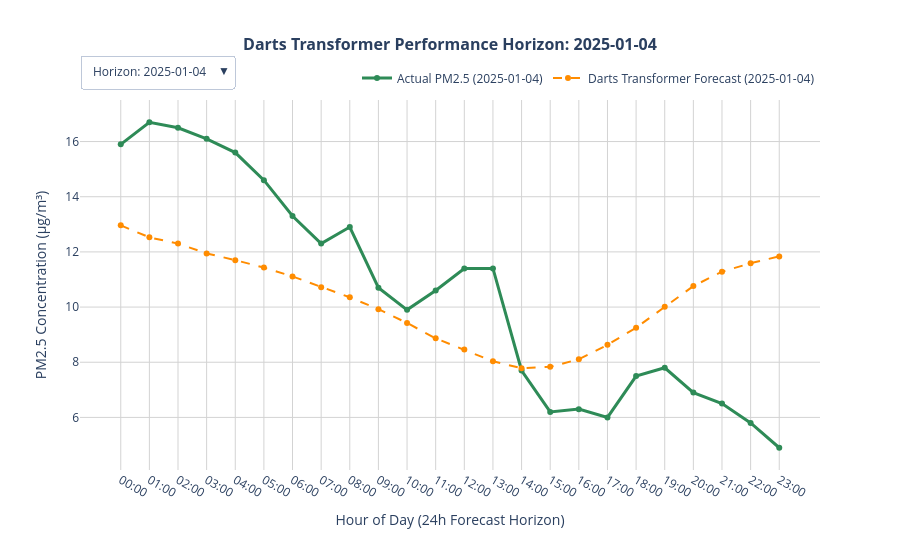

Notebook source saved alongside this figure:
### Code cell
plt.plot(loss_tracker.train_losses, label='Training Loss')
plt.plot(loss_tracker.val_losses, label='Validation Loss')
plt.title('Training and Validation Loss')
plt.xlabel('Epochs')
plt.ylabel('Loss')
plt.legend(loc='best')
plt.show()
from sklearn.metrics import mean_absolute_error, mean_squared_error, r2_score as sklearn_r2

print("Generating rolling predictions (1-hour stride)...")
scaled_forecasts = final_model.historical_forecasts(
    series=val_target_scaled,
    past_covariates=val_cov_scaled,
    start=INPUT_WINDOW,
    forecast_horizon=OUTPUT_WINDOW,
    stride=1,
    retrain=False,
    last_points_only=False
)

true_forecasts = [target_scaler.inverse_transform(f) for f in scaled_forecasts]
true_targets = [val_target.slice_intersect(f) for f in true_forecasts]

all_pred_values = np.concatenate([f.univariate_values() for f in true_forecasts])
all_true_values = np.concatenate([t.univariate_values() for t in true_targets])

# --- 4. Global Metrics Calculation ---
global_mae = mean_absolute_error(all_true_values, all_pred_values)
global_rmse = np.sqrt(mean_squared_error(all_true_values, all_pred_values))
global_r2 = sklearn_r2(all_true_values, all_pred_values)

baseline_mean = np.mean(all_true_values)
mae_percentage = (global_mae / baseline_mean)
rmse_percentage = (global_rmse / baseline_mean)

print(f"Global R² Score     : {global_r2:.4f}")
print(f"Global MAE          : {global_mae:.4f} μg/m³")
print(f"Global RMSE         : {global_rmse:.4f} μg/m³")
print(f"MAE% (Normalized)   : {mae_percentage:.2f}")
print(f"RMSE% (Normalized)  : {rmse_percentage:.2f}")

import plotly.graph_objects as go

sample_indices = [0, 50, 100, 150, 200, 250, 300, 350, 400, 450, 500, 550, 600]
num_samples = len(sample_indices)

fig_darts = go.Figure()
buttons_darts = []

for idx, sample_idx in enumerate(sample_indices):
    # FIXED: Extract the single TimeSeries chunk directly from the list instead of sub-slicing
    target_chunk = true_targets[sample_idx]
    forecast_chunk = true_forecasts[sample_idx]
    
    # Extract univariate numpy arrays out of the single TimeSeries object
    true_actual_darts = target_chunk.univariate_values()
    true_pred_darts = forecast_chunk.univariate_values()
    
    # Extract the timestamps from the chunk
    window_timestamps_darts = target_chunk.time_index
    time_labels_darts = [str(t).split()[1][:5] for t in window_timestamps_darts]
    date_str_darts = str(window_timestamps_darts[0]).split()[0]
    
    fig_darts.add_trace(go.Scatter(
        x=time_labels_darts, y=true_actual_darts, mode='lines+markers',
        name=f'Actual PM2.5 ({date_str_darts})', line=dict(color='seagreen', width=3),
        visible=(idx == 0)
    ))
    fig_darts.add_trace(go.Scatter(
        x=time_labels_darts, y=true_pred_darts, mode='lines+markers',
        name=f'Darts Transformer Forecast ({date_str_darts})', line=dict(color='darkorange', width=2, dash='dash'),
        visible=(idx == 0)
    ))
    
    visibility_mask_darts = [False] * (num_samples * 2)
    visibility_mask_darts[idx * 2] = True
    visibility_mask_darts[idx * 2 + 1] = True
    
    buttons_darts.append(dict(
        label=f"Horizon: {date_str_darts}", method="update",
        args=[{"visible": visibility_mask_darts}, {"title": f"<b>Darts Transformer Performance Horizon: {date_str_darts}</b>"}]
    ))

# FIXED: Extract the date string safely from the first time series element in the list
initial_date_darts = str(true_targets[0].time_index[0]).split()[0]

fig_darts.update_layout(
    title=dict(text=f'<b>Darts Transformer Performance Horizon: {initial_date_darts}</b>', x=0.5, font=dict(size=16)),
    updatemenus=[dict(buttons=buttons_darts, direction="down", pad={"r": 10, "t": 10}, showactive=True, x=0.0, xanchor="left", y=1.15, yanchor="top")],
    xaxis=dict(title='Hour of Day (24h Forecast Horizon)', showgrid=True, gridcolor='lightgray'),
    yaxis=dict(title='PM2.5 Concentration (μg/m³)', showgrid=True, gridcolor='lightgray'),
    template='plotly_white', hovermode='x unified', height=550, width=900,
    legend=dict(orientation="h", yanchor="bottom", y=1.02, xanchor="right", x=1)
)

fig_darts.show()

### Figure 1 — Plotly figure (JSON) as saved in the notebook; plotly's stock layout.template omitted (floating-point values rounded to 4 significant figures)
{"data": [{"line": {"color": "seagreen", "width": 3}, "mode": "lines+markers", "name": "Actual PM2.5 (2025-01-04)", "type": "scatter", "visible": true, "x": ["00:00", "01:00", "02:00", "03:00", "04:00", "05:00", "06:00", "07:00", "08:00", "09:00", "10:00", "11:00", "12:00", "13:00", "14:00", "15:00", "16:00", "17:00", "18:00", "19:00", "20:00", "21:00", "22:00", "23:00"], "y": [15.9, 16.7, 16.5, 16.1, 15.6, 14.6, 13.3, 12.3, 12.9, 10.7, 9.9, 10.6, 11.4, 11.4, 7.7, 6.2, 6.3, 6.0, 7.5, 7.8, 6.9, 6.5, 5.8, 4.9]}, {"line": {"color": "darkorange", "dash": "dash", "width": 2}, "mode": "lines+markers", "name": "Darts Transformer Forecast (2025-01-04)", "type": "scatter", "visible": true, "x": ["00:00", "01:00", "02:00", "03:00", "04:00", "05:00", "06:00", "07:00", "08:00", "09:00", "10:00", "11:00", "12:00", "13:00", "14:00", "15:00", "16:00", "17:00", "18:00", "19:00", "20:00", "21:00", "22:00", "23:00"], "y": [12.96, 12.53, 12.3, 11.94, 11.7, 11.43, 11.11, 10.72, 10.35, 9.923, 9.424, 8.865, 8.458, 8.032, 7.782, 7.835, 8.106, 8.631, 9.252, 10.01, 10.76, 11.28, 11.59, 11.84]}, {"line": {"color": "seagreen", "width": 3}, "mode": "lines+markers", "name": "Actual PM2.5 (2025-01-06)", "type": "scatter", "visible": false, "x": ["02:00", "03:00", "04:00", "05:00", "06:00", "07:00", "08:00", "09:00", "10:00", "11:00", "12:00", "13:00", "14:00", "15:00", "16:00", "17:00", "18:00", "19:00", "20:00", "21:00", "22:00", "23:00", "00:00", "01:00"], "y": [3.1, 2.8, 1.7, 1.2, 1.1, 1.1, 1.1, 1.3, 1.6, 1.8, 1.8, 2.3, 2.3, 2.1, 2.1, 2.2, 2.9, 3.4, 3.5, 3.3, 3.0, 2.7, 2.4, 2.3]}, {"line": {"color": "darkorange", "dash": "dash", "width": 2}, "mode": "lines+markers", "name": "Darts Transformer Forecast (2025-01-06)", "type": "scatter", "visible": false, "x": ["02:00", "03:00", "04:00", "05:00", "06:00", "07:00", "08:00", "09:00", "10:00", "11:00", "12:00", "13:00", "14:00", "15:00", "16:00", "17:00", "18:00", "19:00", "20:00", "21:00", "22:00", "23:00", "00:00", "01:00"], "y": [2.942, 2.923, 3.007, 3.374, 3.662, 3.881, 3.958, 4.042, 4.008, 3.854, 3.745, 3.702, 3.81, 3.882, 4.076, 4.412, 4.815, 5.258, 5.618, 5.86, 5.975, 5.975, 5.911, 5.834]}, {"line": {"color": "seagreen", "width": 3}, "mode": "lines+markers", "name": "Actual PM2.5 (2025-01-08)", "type": "scatter", "visible": false, "x": ["04:00", "05:00", "06:00", "07:00", "08:00", "09:00", "10:00", "11:00", "12:00", "13:00", "14:00", "15:00", "16:00", "17:00", "18:00", "19:00", "20:00", "21:00", "22:00", "23:00", "00:00", "01:00", "02:00", "03:00"], "y": [6.0, 6.3, 6.2, 6.9, 8.5, 10.0, 9.9, 9.3, 7.7, 6.8, 6.8, 7.1, 8.1, 9.5, 11.0, 12.6, 13.3, 12.9, 13.6, 13.8, 13.5, 12.8, 14.0, 14.5]}, {"line": {"color": "darkorange", "dash": "dash", "width": 2}, "mode": "lines+markers", "name": "Darts Transformer Forecast (2025-01-08)", "type": "scatter", "visible": false, "x": ["04:00", "05:00", "06:00", "07:00", "08:00", "09:00", "10:00", "11:00", "12:00", "13:00", "14:00", "15:00", "16:00", "17:00", "18:00", "19:00", "20:00", "21:00", "22:00", "23:00", "00:00", "01:00", "02:00", "03:00"], "y": [5.074, 5.033, 5.142, 5.315, 5.377, 5.293, 5.031, 4.694, 4.382, 4.078, 3.915, 3.917, 4.193, 4.455, 4.808, 5.201, 5.54, 5.815, 5.922, 5.955, 5.887, 5.786, 5.693, 5.698]}, {"line": {"color": "seagreen", "width": 3}, "mode": "lines+markers", "name": "Actual PM2.5 (2025-01-10)", "type": "scatter", "visible": false, "x": ["06:00", "07:00", "08:00", "09:00", "10:00", "11:00", "12:00", "13:00", "14:00", "15:00", "16:00", "17:00", "18:00", "19:00", "20:00", "21:00", "22:00", "23:00", "00:00", "01:00", "02:00", "03:00", "04:00", "05:00"], "y": [12.1, 11.3, 10.4, 10.9, 11.2, 11.1, 11.3, 12.0, 12.3, 12.0, 11.5, 12.3, 14.2, 15.3, 19.2, 21.7, 22.1, 23.7, 22.8, 21.3, 21.5, 19.8, 18.8, 18.3]}, {"line": {"color": "darkorange", "dash": "dash", "width": 2}, "mode": "lines+markers", "name": "Darts Transformer Forecast (2025-01-10)", "type": "scatter", "visible": false, "x": ["06:00", "07:00", "08:00", "09:00", "10:00", "11:00", "12:00", "13:00", "14:00", "15:00", "16:00", "17:00", "18:00", "19:00", "20:00", "21:00", "22:00", "23:00", "00:00", "01:00", "02:00", "03:00", "04:00", "05:00"], "y": [12.23, 11.55, 11.16, 10.59, 10.06, 9.452, 8.866, 8.343, 8.103, 8.139, 8.454, 8.97, 9.917, 10.86, 11.76, 12.58, 13.18, 13.56, 13.72, 13.7, 13.54, 13.18, 12.8, 12.49]}, {"line": {"color": "seagreen", "width": 3}, "mode": "lines+markers", "name": "Actual PM2.5 (2025-01-12)", "type": "scatter", "visible": false, "x": ["08:00", "09:00", "10:00", "11:00", "12:00", "13:00", "14:00", "15:00", "16:00", "17:00", "18:00", "19:00", "20:00", "21:00", "22:00", "23:00", "00:00", "01:00", "02:00", "03:00", "04:00", "05:00", "06:00", "07:00"], "y": [16.1, 15.0, 13.3, 10.2, 9.1, 8.7, 7.6, 6.8, 6.9, 7.3, 7.8, 7.9, 8.3, 8.5, 8.1, 7.3, 6.7, 5.9, 6.0, 5.8, 5.8, 6.1, 6.3, 6.0]}, {"line": {"color": "darkorange", "dash": "dash", "width": 2}, "mode": "lines+markers", "name": "Darts Transformer Forecast (2025-01-12)", "type": "scatter", "visible": false, "x": ["08:00", "09:00", "10:00", "11:00", "12:00", "13:00", "14:00", "15:00", "16:00", "17:00", "18:00", "19:00", "20:00", "21:00", "22:00", "23:00", "00:00", "01:00", "02:00", "03:00", "04:00", "05:00", "06:00", "07:00"], "y": [15.85, 14.91, 14.29, 13.56, 12.98, 12.55, 12.34, 12.34, 12.65, 13.24, 13.99, 14.69, 15.55, 16.21, 16.6, 16.89, 16.88, 16.76, 16.62, 16.4, 16.11, 15.74, 15.26, 14.87]}, {"line": {"color": "seagreen", "width": 3}, "mode": "lines+markers", "name": "Actual PM2.5 (2025-01-14)", "type": "scatter", "visible": false, "x": ["10:00", "11:00", "12:00", "13:00", "14:00", "15:00", "16:00", "17:00", "18:00", "19:00", "20:00", "21:00", "22:00", "23:00", "00:00", "01:00", "02:00", "03:00", "04:00", "05:00", "06:00", "07:00", "08:00", "09:00"], "y": [9.8, 9.3, 8.2, 7.6, 7.3, 6.9, 7.6, 8.8, 9.9, 11.1, 12.1, 12.4, 12.0, 11.2, 10.3, 9.4, 9.3, 7.5, 7.2, 7.0, 6.9, 7.3, 7.9, 8.2]}, {"line": {"color": "darkorange", "dash": "dash", "width": 2}, "mode": "lines+markers", "name": "Darts Transformer Forecast (2025-01-14)", "type": "scatter", "visible": false, "x": ["10:00", "11:00", "12:00", "13:00", "14:00", "15:00", "16:00", "17:00", "18:00", "19:00", "20:00", "21:00", "22:00", "23:00", "00:00", "01:00", "02:00", "03:00", "04:00", "05:00", "06:00", "07:00", "08:00", "09:00"], "y": [8.617, 8.094, 7.826, 7.649, 7.604, 7.71, 7.954, 8.334, 8.849, 9.354, 9.881, 10.22, 10.53, 10.54, 10.4, 10.23, 9.985, 9.781, 9.648, 9.594, 9.536, 9.45, 9.227, 9.096]}, {"line": {"color": "seagreen", "width": 3}, "mode": "lines+markers", "name": "Actual PM2.5 (2025-01-16)", "type": "scatter", "visible": false, "x": ["12:00", "13:00", "14:00", "15:00", "16:00", "17:00", "18:00", "19:00", "20:00", "21:00", "22:00", "23:00", "00:00", "01:00", "02:00", "03:00", "04:00", "05:00", "06:00", "07:00", "08:00", "09:00", "10:00", "11:00"], "y": [16.4, 16.4, 15.0, 12.7, 11.9, 12.4, 13.7, 15.9, 16.8, 15.5, 13.8, 17.2, 14.2, 12.7, 11.1, 10.9, 10.1, 10.4, 10.2, 11.0, 11.5, 11.4, 10.8, 10.0]}, {"line": {"color": "darkorange", "dash": "dash", "width": 2}, "mode": "lines+markers", "name": "Darts Transformer Forecast (2025-01-16)", "type": "scatter", "visible": false, "x": ["12:00", "13:00", "14:00", "15:00", "16:00", "17:00", "18:00", "19:00", "20:00", "21:00", "22:00", "23:00", "00:00", "01:00", "02:00", "03:00", "04:00", "05:00", "06:00", "07:00", "08:00", "09:00", "10:00", "11:00"], "y": [14.89, 14.15, 14.06, 13.95, 14.22, 14.7, 15.32, 15.88, 16.58, 17.3, 17.79, 18.0, 18.16, 18.06, 17.8, 17.53, 17.15, 16.79, 16.37, 16.06, 15.69, 15.19, 14.5, 14.04]}, {"line": {"color": "seagreen", "width": 3}, "mode": "lines+markers", "name": "Actual PM2.5 (2025-01-18)", "type": "scatter", "visible": false, "x": ["14:00", "15:00", "16:00", "17:00", "18:00", "19:00", "20:00", "21:00", "22:00", "23:00", "00:00", "01:00", "02:00", "03:00", "04:00", "05:00", "06:00", "07:00", "08:00", "09:00", "10:00", "11:00", "12:00", "13:00"], "y": [11.7, 10.9, 11.2, 16.0, 17.8, 19.7, 21.6, 23.1, 22.6, 22.1, 20.6, 22.2, 22.7, 22.8, 23.9, 22.3, 18.9, 15.7, 15.4, 15.5, 15.4, 15.6, 16.8, 14.8]}, {"line": {"color": "darkorange", "dash": "dash", "width": 2}, "mode": "lines+markers", "name": "Darts Transformer Forecast (2025-01-18)", "type": "scatter", "visible": false, "x": ["14:00", "15:00", "16:00", "17:00", "18:00", "19:00", "20:00", "21:00", "22:00", "23:00", "00:00", "01:00", "02:00", "03:00", "04:00", "05:00", "06:00", "07:00", "08:00", "09:00", "10:00", "11:00", "12:00", "13:00"], "y": [12.84, 12.6, 13.09, 13.63, 14.44, 15.25, 15.98, 16.45, 16.88, 17.19, 17.34, 17.26, 17.29, 17.17, 17.01, 16.92, 16.67, 16.34, 15.83, 15.32, 14.71, 13.97, 13.15, 12.73]}, {"line": {"color": "seagreen", "width": 3}, "mode": "lines+markers", "name": "Actual PM2.5 (2025-01-20)", "type": "scatter", "visible": false, "x": ["16:00", "17:00", "18:00", "19:00", "20:00", "21:00", "22:00", "23:00", "00:00", "01:00", "02:00", "03:00", "04:00", "05:00", "06:00", "07:00", "08:00", "09:00", "10:00", "11:00", "12:00", "13:00", "14:00", "15:00"], "y": [9.0, 9.8, 10.7, 12.4, 13.2, 14.8, 16.0, 16.4, 15.7, 16.4, 16.4, 15.8, 15.5, 16.1, 15.5, 16.0, 17.3, 19.0, 19.4, 20.7, 21.4, 20.6, 18.8, 17.4]}, {"line": {"color": "darkorange", "dash": "dash", "width": 2}, "mode": "lines+markers", "name": "Darts Transformer Forecast (2025-01-20)", "type": "scatter", "visible": false, "x": ["16:00", "17:00", "18:00", "19:00", "20:00", "21:00", "22:00", "23:00", "00:00", "01:00", "02:00", "03:00", "04:00", "05:00", "06:00", "07:00", "08:00", "09:00", "10:00", "11:00", "12:00", "13:00", "14:00", "15:00"], "y": [8.794, 9.027, 9.748, 10.45, 11.19, 11.77, 12.16, 12.26, 12.33, 12.3, 12.29, 12.19, 12.31, 12.32, 12.26, 12.2, 11.94, 11.56, 11.03, 10.49, 9.92, 9.396, 8.978, 8.947]}, {"line": {"color": "seagreen", "width": 3}, "mode": "lines+markers", "name": "Actual PM2.5 (2025-01-22)", "type": "scatter", "visible": false, "x": ["18:00", "19:00", "20:00", "21:00", "22:00", "23:00", "00:00", "01:00", "02:00", "03:00", "04:00", "05:00", "06:00", "07:00", "08:00", "09:00", "10:00", "11:00", "12:00", "13:00", "14:00", "15:00", "16:00", "17:00"], "y": [17.8, 22.2, 25.9, 24.6, 23.5, 21.9, 20.0, 18.9, 15.5, 11.7, 11.2, 6.2, 3.9, 3.5, 3.2, 2.5, 2.3, 1.9, 1.7, 1.7, 2.6, 3.1, 3.3, 3.4]}, {"line": {"color": "darkorange", "dash": "dash", "width": 2}, "mode": "lines+markers", "name": "Darts Transformer Forecast (2025-01-22)", "type": "scatter", "visible": false, "x": ["18:00", "19:00", "20:00", "21:00", "22:00", "23:00", "00:00", "01:00", "02:00", "03:00", "04:00", "05:00", "06:00", "07:00", "08:00", "09:00", "10:00", "11:00", "12:00", "13:00", "14:00", "15:00", "16:00", "17:00"], "y": [15.11, 15.67, 16.61, 17.21, 17.75, 18.04, 18.08, 17.72, 17.44, 17.16, 16.92, 16.56, 16.43, 16.16, 15.63, 15.05, 14.17, 13.19, 12.21, 11.38, 10.75, 10.4, 10.34, 10.81]}, {"line": {"color": "seagreen", "width": 3}, "mode": "lines+markers", "name": "Actual PM2.5 (2025-01-24)", "type": "scatter", "visible": false, "x": ["20:00", "21:00", "22:00", "23:00", "00:00", "01:00", "02:00", "03:00", "04:00", "05:00", "06:00", "07:00", "08:00", "09:00", "10:00", "11:00", "12:00", "13:00", "14:00", "15:00", "16:00", "17:00", "18:00", "19:00"], "y": [4.1, 4.9, 5.0, 5.2, 4.6, 3.1, 3.2, 3.7, 5.2, 4.6, 4.7, 4.9, 5.1, 5.3, 5.0, 4.5, 4.3, 3.7, 3.2, 3.7, 4.1, 5.0, 6.9, 7.6]}, {"line": {"color": "darkorange", "dash": "dash", "width": 2}, "mode": "lines+markers", "name": "Darts Transformer Forecast (2025-01-24)", "type": "scatter", "visible": false, "x": ["20:00", "21:00", "22:00", "23:00", "00:00", "01:00", "02:00", "03:00", "04:00", "05:00", "06:00", "07:00", "08:00", "09:00", "10:00", "11:00", "12:00", "13:00", "14:00", "15:00", "16:00", "17:00", "18:00", "19:00"], "y": [3.804, 4.145, 4.356, 4.753, 4.872, 4.88, 4.785, 4.808, 4.805, 4.701, 4.859, 4.964, 5.158, 5.171, 5.039, 4.918, 4.71, 4.523, 4.48, 4.411, 4.414, 4.615, 4.892, 5.283]}, {"line": {"color": "seagreen", "width": 3}, "mode": "lines+markers", "name": "Actual PM2.5 (2025-01-26)", "type": "scatter", "visible": false, "x": ["22:00", "23:00", "00:00", "01:00", "02:00", "03:00", "04:00", "05:00", "06:00", "07:00", "08:00", "09:00", "10:00", "11:00", "12:00", "13:00", "14:00", "15:00", "16:00", "17:00", "18:00", "19:00", "20:00", "21:00"], "y": [3.0, 2.4, 1.7, 1.7, 2.8, 2.9, 2.7, 3.2, 2.9, 3.2, 2.8, 3.0, 2.9, 2.7, 2.6, 2.6, 2.7, 2.6, 2.7, 2.9, 3.3, 3.3, 3.6, 3.8]}, {"line": {"color": "darkorange", "dash": "dash", "width": 2}, "mode": "lines+markers", "name": "Darts Transformer Forecast (2025-01-26)", "type": "scatter", "visible": false, "x": ["22:00", "23:00", "00:00", "01:00", "02:00", "03:00", "04:00", "05:00", "06:00", "07:00", "08:00", "09:00", "10:00", "11:00", "12:00", "13:00", "14:00", "15:00", "16:00", "17:00", "18:00", "19:00", "20:00", "21:00"], "y": [3.658, 3.64, 3.548, 3.709, 3.738, 3.769, 3.75, 3.872, 3.92, 3.891, 3.902, 3.879, 3.858, 3.678, 3.482, 3.427, 3.445, 3.623, 3.935, 4.241, 4.562, 4.906, 5.201, 5.406]}, {"line": {"color": "seagreen", "width": 3}, "mode": "lines+markers", "name": "Actual PM2.5 (2025-01-29)", "type": "scatter", "visible": false, "x": ["00:00", "01:00", "02:00", "03:00", "04:00", "05:00", "06:00", "07:00", "08:00", "09:00", "10:00", "11:00", "12:00", "13:00", "14:00", "15:00", "16:00", "17:00", "18:00", "19:00", "20:00", "21:00", "22:00", "23:00"], "y": [3.9, 3.9, 4.0, 4.0, 4.0, 3.9, 4.1, 4.5, 5.2, 5.8, 6.1, 5.6, 4.3, 3.8, 5.4, 5.8, 4.7, 4.3, 5.0, 5.6, 5.7, 5.9, 5.9, 5.7]}, {"line": {"color": "darkorange", "dash": "dash", "width": 2}, "mode": "lines+markers", "name": "Darts Transformer Forecast (2025-01-29)", "type": "scatter", "visible": false, "x": ["00:00", "01:00", "02:00", "03:00", "04:00", "05:00", "06:00", "07:00", "08:00", "09:00", "10:00", "11:00", "12:00", "13:00", "14:00", "15:00", "16:00", "17:00", "18:00", "19:00", "20:00", "21:00", "22:00", "23:00"], "y": [3.51, 3.487, 3.459, 3.722, 3.873, 3.999, 4.035, 4.147, 4.149, 4.038, 3.958, 3.862, 3.829, 3.687, 3.599, 3.691, 3.863, 4.166, 4.529, 4.844, 5.111, 5.346, 5.5, 5.601]}], "layout": {"height": 550, "hovermode": "x unified", "legend": {"orientation": "h", "x": 1, "xanchor": "right", "y": 1.02, "yanchor": "bottom"}, "title": {"font": {"size": 16}, "text": "<b>Darts Transformer Performance Horizon: 2025-01-04</b>", "x": 0.5}, "updatemenus": [{"buttons": [{"args": [{"visible": [true, true, false, false, false, false, false, false, false, false, false, false, false, false, false, false, false, false, false, false, false, false, false, false, false, false]}, {"title": "<b>Darts Transformer Performance Horizon: 2025-01-04</b>"}], "label": "Horizon: 2025-01-04", "method": "update"}, {"args": [{"visible": [false, false, true, true, false, false, false, false, false, false, false, false, false, false, false, false, false, false, false, false, false, false, false, false, false, false]}, {"title": "<b>Darts Transformer Performance Horizon: 2025-01-06</b>"}], "label": "Horizon: 2025-01-06", "method": "update"}, {"args": [{"visible": [false, false, false, false, true, true, false, false, false, false, false, false, false, false, false, false, false, false, false, false, false, false, false, false, false, false]}, {"title": "<b>Darts Transformer Performance Horizon: 2025-01-08</b>"}], "label": "Horizon: 2025-01-08", "method": "update"}, {"args": [{"visible": [false, false, false, false, false, false, true, true, false, false, false, false, false, false, false, false, false, false, false, false, false, false, false, false, false, false]}, {"title": "<b>Darts Transformer Performance Horizon: 2025-01-10</b>"}], "label": "Horizon: 2025-01-10", "method": "update"}, {"args": [{"visible": [false, false, false, false, false, false, false, false, true, true, false, false, false, false, false, false, false, false, false, false, false, false, false, false, false, false]}, {"title": "<b>Darts Transformer Performance Horizon: 2025-01-12</b>"}], "label": "Horizon: 2025-01-12", "method": "update"}, {"args": [{"visible": [false, false, false, false, false, false, false, false, false, false, true, true, false, false, false, false, false, false, false, false, false, false, false, false, false, false]}, {"title": "<b>Darts Transformer Performance Horizon: 2025-01-14</b>"}], "label": "Horizon: 2025-01-14", "method": "update"}, {"args": [{"visible": [false, false, false, false, false, false, false, false, false, false, false, false, true, true, false, false, false, false, false, false, false, false, false, false, false, false]}, {"title": "<b>Darts Transformer Performance Horizon: 2025-01-16</b>"}], "label": "Horizon: 2025-01-16", "method": "update"}, {"args": [{"visible": [false, false, false, false, false, false, false, false, false, false, false, false, false, false, true, true, false, false, false, false, false, false, false, false, false, false]}, {"title": "<b>Darts Transformer Performance Horizon: 2025-01-18</b>"}], "label": "Horizon: 2025-01-18", "method": "update"}, {"args": [{"visible": [false, false, false, false, false, false, false, false, false, false, false, false, false, false, false, false, true, true, false, false, false, false, false, false, false, false]}, {"title": "<b>Darts Transformer Performance Horizon: 2025-01-20</b>"}], "label": "Horizon: 2025-01-20", "method": "update"}, {"args": [{"visible": [false, false, false, false, false, false, false, false, false, false, false, false, false, false, false, false, false, false, true, true, false, false, false, false, false, false]}, {"title": "<b>Darts Transformer Performance Horizon: 2025-01-22</b>"}], "label": "Horizon: 2025-01-22", "method": "update"}, {"args": [{"visible": [false, false, false, false, false, false, false, false, false, false, false, false, false, false, false, false, false, false, false, false, true, true, false, false, false, false]}, {"title": "<b>Darts Transformer Performance Horizon: 2025-01-24</b>"}], "label": "Horizon: 2025-01-24", "method": "update"}, {"args": [{"visible": [false, false, false, false, false, false, false, false, false, false, false, false, false, false, false, false, false, false, false, false, false, false, true, true, false, false]}, {"title": "<b>Darts Transformer Performance Horizon: 2025-01-26</b>"}], "label": "Horizon: 2025-01-26", "method": "update"}, {"args": [{"visible": [false, false, false, false, false, false, false, false, false, false, false, false, false, false, false, false, false, false, false, false, false, false, false, false, true, true]}, {"title": "<b>Darts Transformer Performance Horizon: 2025-01-29</b>"}], "label": "Horizon: 2025-01-29", "method": "update"}], "direction": "down", "pad": {"r": 10, "t": 10}, "showactive": true, "x": 0, "xanchor": "left", "y": 1.15, "yanchor": "top"}], "width": 900, "xaxis": {"gridcolor": "lightgray", "showgrid": true, "title": {"text": "Hour of Day (24h Forecast Horizon)"}}, "yaxis": {"gridcolor": "lightgray", "showgrid": true, "title": {"text": "PM2.5 Concentration (μg/m³)"}}}}
